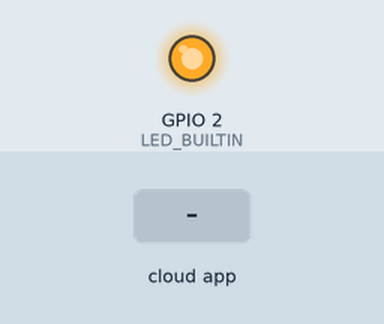
Simulated run of this sketch. Board: ESP8266 (NodeMCU). Shown: output pins drawn as LEDs (lit = HIGH, except the on-board LED, lit = LOW). The inputs (shaded band) are chosen by the test bench.

Above: at 1.2 s.
1.3 s: the phone or cloud app sets led to 1
At 1.7 s:
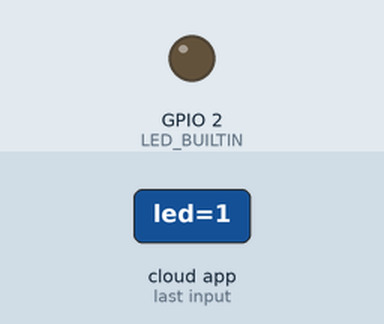
2.8 s: the phone or cloud app sets led to 0
At 4.0 s:
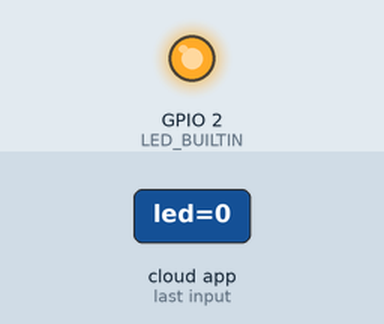
Timing chart, 0 to 5.8 s (numbered marks = the images above; inputs shaded):
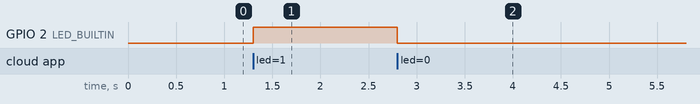

Measured:
- after the input at 1.3 s, GPIO 2 (LED_BUILTIN): LOW → HIGH at once
- after the input at 2.8 s, GPIO 2 (LED_BUILTIN): HIGH → LOW at once

The sketch:

basic_led.ino
```cpp
#include <ESP8266WiFi.h>
#include <ThingerESP8266.h>

#define USERNAME "your_user_name"
#define DEVICE_ID "your_device_id"
#define DEVICE_CREDENTIAL "your_device_credential"

#define SSID "your_wifi_ssid"
#define SSID_PASSWORD "your_wifi_ssid_password"

ThingerESP8266 thing(USERNAME, DEVICE_ID, DEVICE_CREDENTIAL);

void setup() {
  pinMode(LED_BUILTIN, OUTPUT);

  thing.add_wifi(SSID, SSID_PASSWORD);


  thing["led"] << digitalPin(LED_BUILTIN); // digital pin control example (i.e. turning on/off a light, a relay, configuring a parameter, etc)


  thing["millis"] >> outputValue(millis()); // resource output example (i.e. reading a sensor value)

}

void loop() {
  thing.handle();
}
```
